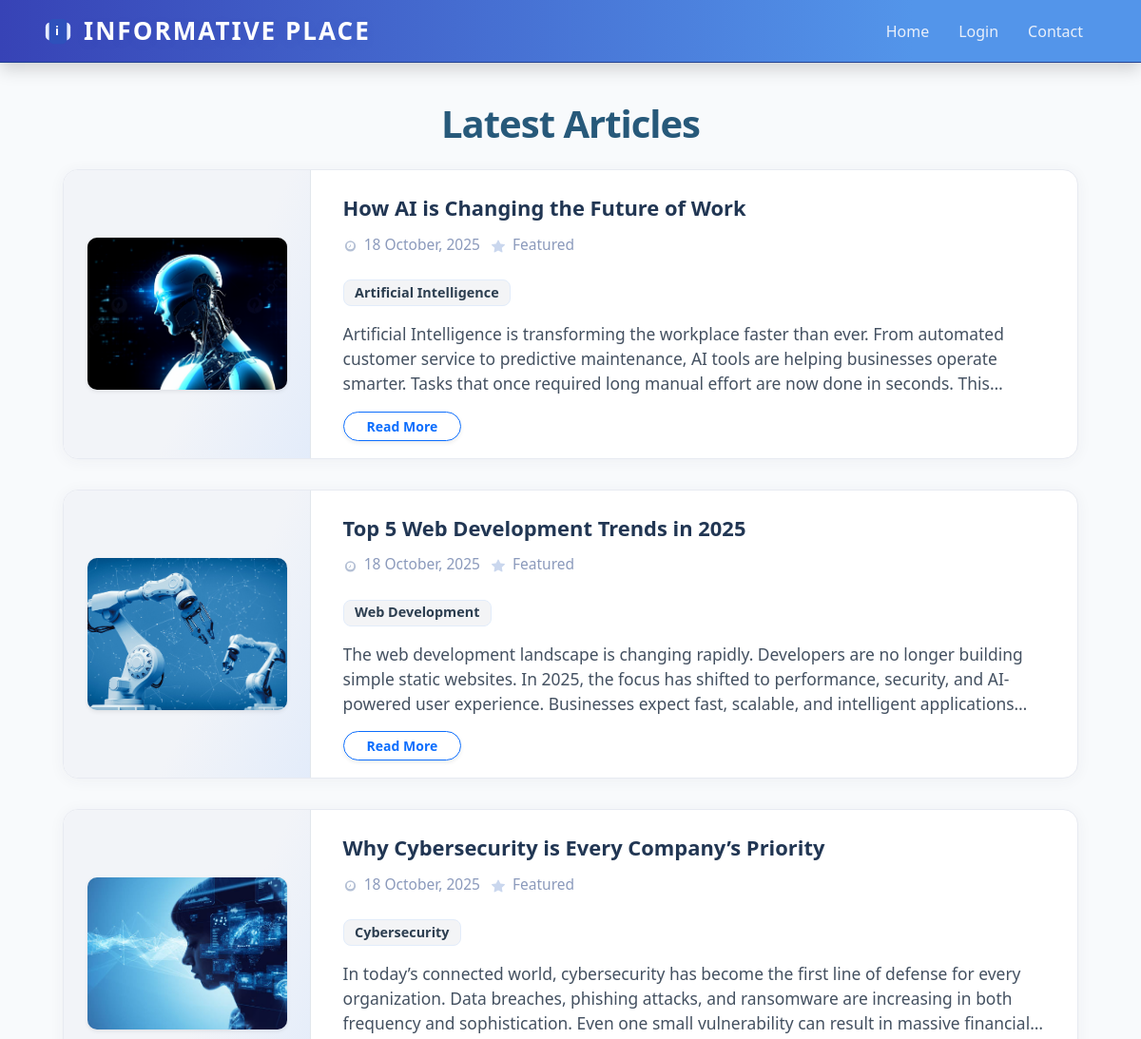
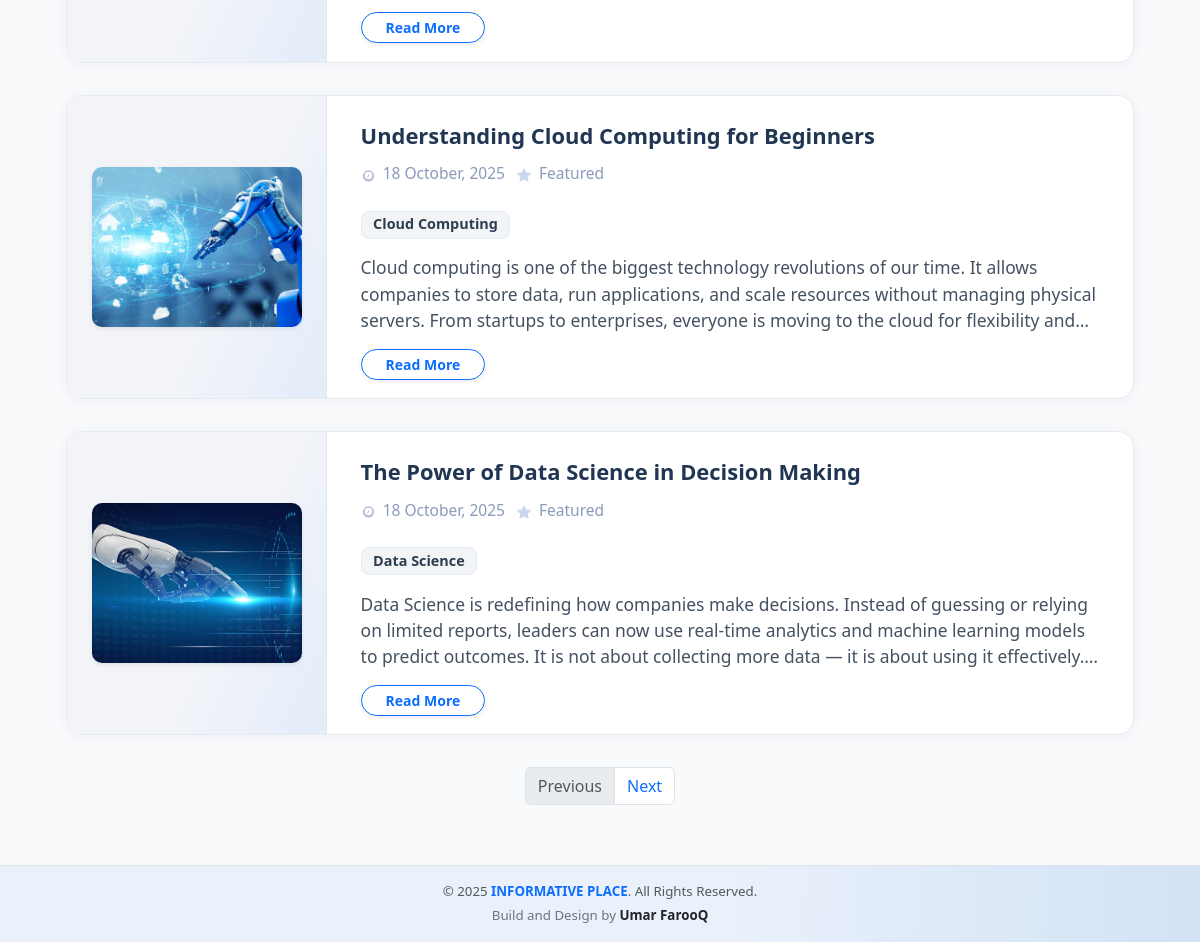
The page /index.php on the database its author committed (2 pictures, top to bottom).
### tables this page shows
CREATE TABLE `article` (
  `id` int NOT NULL,
  `title` varchar(128) NOT NULL,
  `content` text NOT NULL,
  `published_at` datetime DEFAULT NULL,
  `image_file` varchar(200) DEFAULT NULL
);

### classes/Article.php (called while the page is built, shortened)
<?php
	class Article
	{
		public static function getPage($conn, $limit, $offset, $only_published=false)
		{
			$condition = $only_published ? ' WHERE published_at IS NOT NULL' : '';
			$sql = "SELECT a.*, category.name AS category_name
							FROM (
								SELECT *
								FROM article
								$condition
								ORDER BY published_at
								LIMIT :limit
								OFFSET :offset) AS a
							LEFT JOIN article_category
							ON a.id = article_category.article_id
							LEFT JOIN category
							ON article_category.category_id = category.id";
			$stmt = $conn->prepare($sql);
			$stmt->bindValue(':limit', $limit, PDO::PARAM_INT);
			$stmt->bindValue(':offset', $offset, PDO::PARAM_INT);
			$stmt->execute();
			$results = $stmt->fetchAll(PDO::FETCH_ASSOC);
			$articles = [];
			$previous_id = null;
			foreach ($results as $row) {
				$article_id = $row['id'];
				if ($article_id != $previous_id) {
					$row['category_names'] = [];
					$articles[$article_id] = $row;
				}
				$articles[$article_id]['category_names'][] = $row['category_name'];
				$previous_id = $article_id;
			}
			return $articles;
		}
			public static function getTotal($conn, $only_published=false)
			{
				$condition = $only_published ? ' WHERE published_at IS NOT NULL' : '';
				return $conn->query("SELECT COUNT(*) FROM article $condition")->fetchColumn();
			}
	}

### classes/Paginator.php (called while the page is built, shortened)
<?php
class Paginator
{
	public function __construct($page, $records_per_page, $total_records)
	{
		$this->limit = $records_per_page;
		$page = filter_var($page, FILTER_VALIDATE_INT,[
			'options' => [
				'default' => 1,
				'min_range' => 1
			]
		]);
		$total_pages = ceil($total_records / $records_per_page);
		$this->offset = $records_per_page * ($page - 1);
	}
}

### index.php (the view, shortened to what this page needs)
<?php
$conn = require 'include/db.php';
$paginator = new Paginator($_GET['page'] ?? 1, 5, Article::getTotal($conn, true));
$articles = Article::getPage($conn, $paginator->limit, $paginator->offset, true);
?>
<!DOCTYPE html>
<html lang="en">
<head>
    <link href="https://cdn.jsdelivr.net/npm/bootstrap@5.3.2/dist/css/bootstrap.min.css" rel="stylesheet">
</head>
<body>
<?php require 'include/header.php'; ?>
<div class="container container-index px-2 px-md-4">
    <h1 class="mb-4 text-center fw-bold" style="letter-spacing: -1px; color:#27597a;">Latest Articles</h1>
    <?php if (empty($articles)): ?>
        <div class="no-articles mx-auto">
            <h3 class="mb-2">😢 Oops! No articles are there.</h3>
            <p>Please check back soon.</p>
        </div>
    <?php else: ?>
        <div class="list-unstyled">
        <?php foreach ($articles as $article): ?>
            <div class="article-card">
                <?php if (!empty($article['image_file'])): ?>
                    <div class="article-image-col py-3 px-2">
                        <a href="article.php?id=<?= $article['id']; ?>">
                            <img
                                src="/uploads/<?= htmlspecialchars($article['image_file']) ?>"
                                alt="<?= htmlspecialchars($article['title']) ?>"
                                class="article-image shadow-sm"
                            >
                        </a>
                    </div>
                <?php endif; ?>
                <div class="article-content-col">
                    <div class="article-header">
                        <a class="article-title" href="article.php?id=<?= $article['id']; ?>">
                            <?= htmlspecialchars($article['title']); ?>
                        </a>
                        <div class="article-meta">
                            <span>
                                <svg width="15" height="15" fill="#b3bfd4" style="margin-right:3px;" viewBox="0 0 16 16"><path d="M8 3.993a4.01 4.01 0 1 1 0 8.02 4.01 4.01 0 0 1 0-8.02zm0-1.493A5.493 5.493 0 1 0 8 14.493 5.493 5.493 0 0 0 8 2.5zm.5 4.603V8.37a.5.5 0 0 1-.146.354l-1.5 1.5a.5.5 0 1 1-.708-.708l1.354-1.353V7.103a.5.5 0 0 1 1 0z"/></svg>
                                <time datetime="<?= $article['published_at'] ?>">
                                    <?php
                                        $datetime = new DateTime($article['published_at']);
                                        echo $datetime->format("j F, Y");
                                    ?>
                                </time>
                            </span>
                            <span>
                                <span class="ms-1">Featured</span>
                            </span>
                        </div>
                        <?php if ($article['category_names']): ?>
                            <div class="article-categories">
                                <?php foreach ($article['category_names'] as $name): ?>
                                    <span class="badge category-badge"><?= htmlspecialchars($name); ?></span>
                                <?php endforeach; ?>
                            </div>
                        <?php endif; ?>
                    </div>
                    <p class="article-excerpt"><?= nl2br(htmlspecialchars(mb_strimwidth($article['content'], 0, 325, '...'))); ?></p>
                    <div class="mt-3">
                        <a href="article.php?id=<?= $article['id']; ?>" class="btn btn-outline-primary btn-sm shadow-sm rounded-pill px-4 py-1 fw-semibold">
                            Read More
                        </a>
                    </div>
                </div>
            </div>
        <?php endforeach; ?>
        </div>
        <?php require 'include/pagination.php'; ?>
    <?php endif; ?>
</div>
<?php require 'include/footer.php' ?>
</body>
</html>

### css/styles.css (style rules this page uses)
body { background: #f8fafc; font-family: "Segoe UI", Arial, sans-serif; }
.article-card { box-shadow: 0 2px 16px rgba(57,62,70,0.05); border-radius: 1rem; border: 1px solid #e7eaf1; background: white; }
.category-badge { background: #f3f4f6; color: #2c3e50; padding: .4em .8em; font-size: 0.90em; border-radius: 8px; margin: 0 .2em .2em 0; }

### index.php (style rules this page uses)
body { background-color: #f8fafc; }
.container-index { margin-top: 40px; margin-bottom: 60px; max-width: 1050px; }
.article-card { display: flex; flex-direction: row; box-shadow: 0 4px 24px rgba(80,120,180,0.09); border-radius: 15px; margin-bottom: 32px; background: #fff; transition: transform 0.13s, box-shadow 0.13s; border: 1.5px solid #e1e7ec; overflow: hidden; min-height: 210px; position: relative; }
.article-image-col { flex: 0 0 260px; max-width: 260px; background: linear-gradient(115deg, #f2f4f8 60%, #e3ecfa 100%); display: flex; align-items: center; justify-content: center; border-right: 1.5px solid #e1e7ec; }
.article-image { width: 210px; height: 160px; object-fit: cover; object-position: center; border-radius: 10px; box-shadow: 0 2px 14px 0 rgba(80,120,180,0.07); background: #f1f3f6; }
.article-content-col { flex: 1 1 0%; padding: 1.5rem 1.85rem 1.13rem 2.1rem; display: flex; flex-direction: column; min-width: 0; }
.article-header { display: flex; flex-direction: column; gap:8px; }
.article-title { font-size: 1.37rem; font-weight: 700; margin-bottom: 2px; color: #213653; transition: color 0.1s; text-decoration: none; }
.article-meta { font-size: 0.97rem; font-weight: 500; color: #8b9abc; margin-bottom: 8px; display: flex; align-items: center; gap: 12px; }
.article-categories { margin: 9px 0 13px 0; display: flex; flex-wrap: wrap; align-items: center; }
.category-badge { margin-right: 6px; margin-bottom: 5px; margin-top: 3px; background: linear-gradient(89deg, #eaf1fb 66%, #d2e2f5 100%); color: #1769c2; font-weight: 500; font-size: 0.98rem; border-radius: 13px; padding: 3.5px 16px; border: 1px solid #e2ecfa; box-shadow: none; }
.article-excerpt { color: #445161; font-size: 1.09rem; margin-bottom: 0; overflow: hidden; display: -webkit-box; -webkit-line-clamp: 3; -webkit-box-orient: vertical; }

### rows shown on the page
article: image_file (picture), title "How AI is Changing the Future of Work", published_at "18 October, 2025", name "Artificial Intelligence", content "Artificial Intelligence is transforming the workplace faster than ever. From automated customer service to predictive maintenance, AI tools are helping businesses operate smarter. Tasks that once required long manual effort are now done in seconds.…"
article: image_file (picture), title "Top 5 Web Development Trends in 2025", published_at "18 October, 2025", name "Web Development", content "The web development landscape is changing rapidly. Developers are no longer building simple static websites. In 2025, the focus has shifted to performance, security, and AI-powered user experience. Businesses expect fast, scalable, and intelligent…"
article: image_file (picture), title "Why Cybersecurity is Every Company’s Priority", published_at "18 October, 2025", name "Cybersecurity", content "In today’s connected world, cybersecurity has become the first line of defense for every organization. Data breaches, phishing attacks, and ransomware are increasing in both frequency and sophistication. Even one small vulnerability can result in massive…"
article: image_file (picture), title "Understanding Cloud Computing for Beginners", published_at "18 October, 2025", name "Cloud Computing", content "Cloud computing is one of the biggest technology revolutions of our time. It allows companies to store data, run applications, and scale resources without managing physical servers. From startups to enterprises, everyone is moving to the cloud for flexibility…"
article: image_file (picture), title "The Power of Data Science in Decision Making", published_at "18 October, 2025", name "Data Science", content "Data Science is redefining how companies make decisions. Instead of guessing or relying on limited reports, leaders can now use real-time analytics and machine learning models to predict outcomes. It is not about collecting more data — it is about using it effectively."
